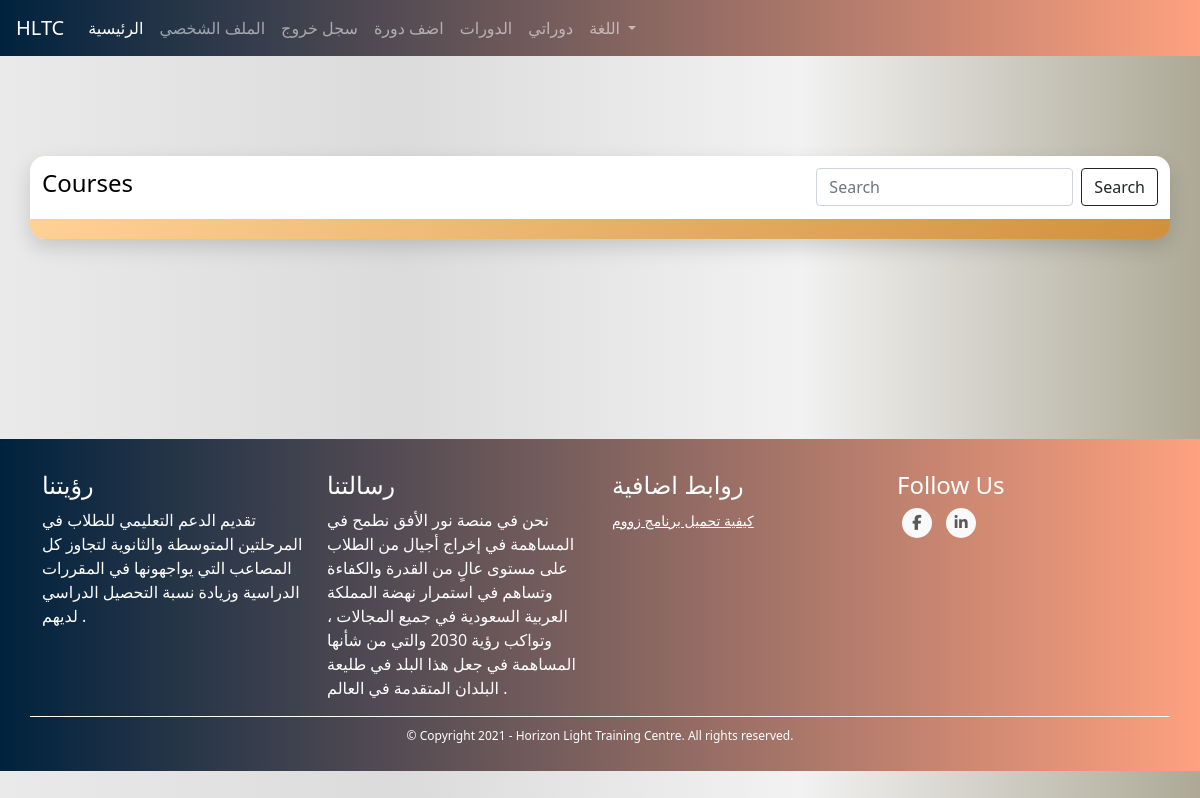
The app's page /courses (signed in), older data.
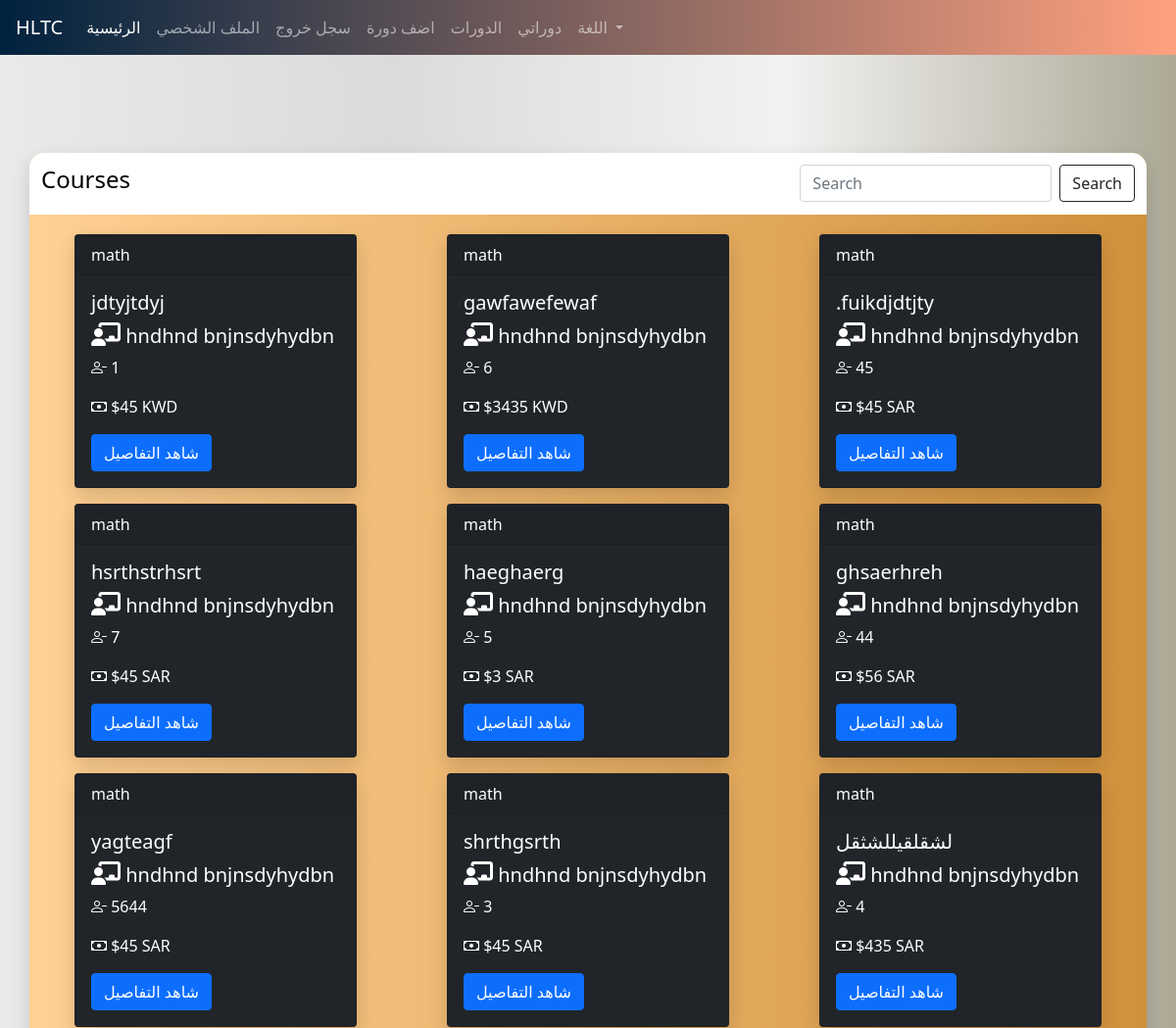
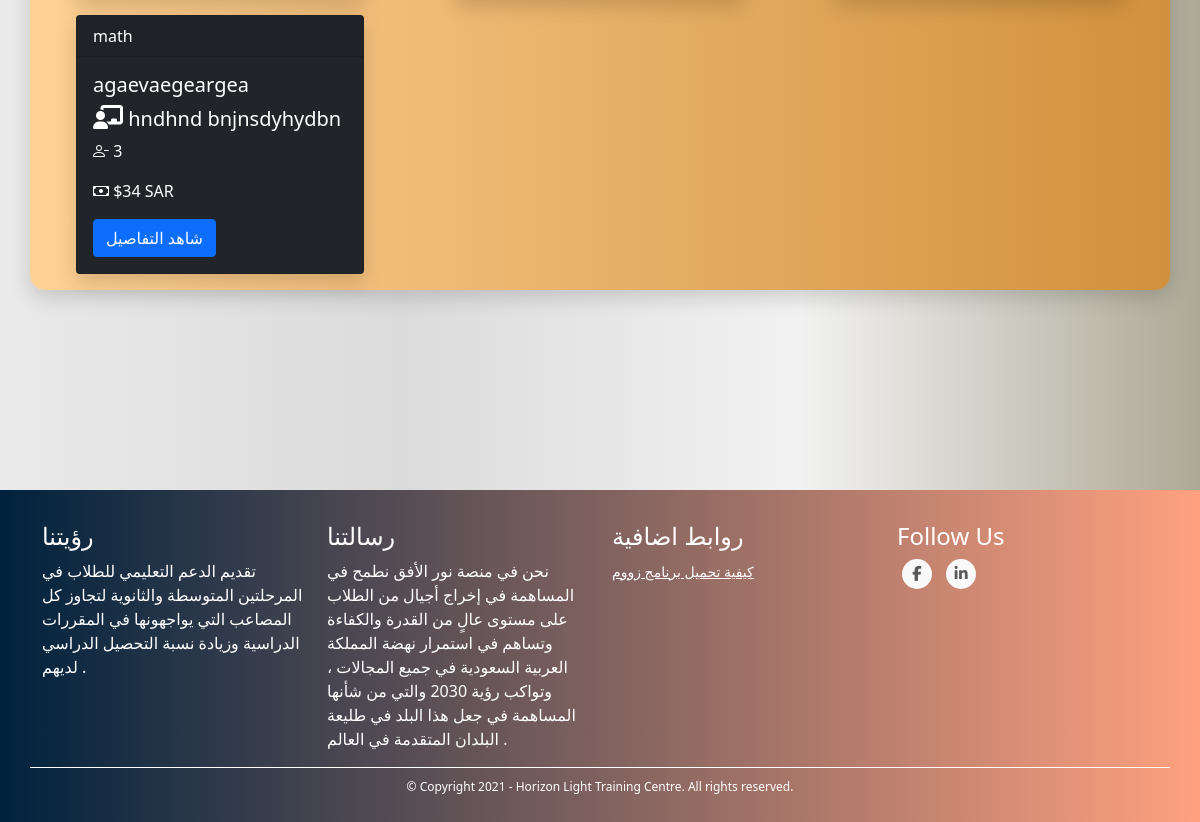
The same page, newer data (2 pictures, top to bottom).
### TUTOR/models.py (models this page shows, shortened)
class CourseModel(db.Model):
    id = db.Column(db.Integer, primary_key=True)
    name = db.Column(db.String(130), nullable=False)
    description = db.Column(db.String(1000), nullable=False)
    subject = db.Column(db.String(), nullable=False)
    price = db.Column(db.Integer, nullable=False)
    min_students = db.Column(db.Integer, nullable=False)
    max_students = db.Column(db.Integer, nullable=False)
    currency = db.Column(db.String(3), nullable=False)
    began = db.Column(db.Boolean, nullable=False, default=False)
    ended = db.Column(db.Boolean, nullable=False, default=False)
    course_type = db.Column(db.Integer, nullable=False) # 1 for start when min number # 2 for start with min and date
    _period = db.Column(db.Integer, nullable=True) # days
    _start_date = db.Column(db.DateTime, nullable=True)
    _end_date = db.Column(db.DateTime, nullable=True)
    links = db.Column(db.String(), nullable=False) # {"zoom": "link", ....}
    weekly_time_table_json  = db.Column(db.String(1000), nullable=False) # {"saturday": {"from": ..., "to": ...}, ...}
    _state = db.Column(db.String(), nullable=False, default=json.dumps({"state_code": 1, "state_string": "لم تبدأ بعد", "allowed_actions": ["join", "view", "start", "cancel"]})) # {"state_code": 2, "state_string": "قائم", "allowed_actions": ["view", "end"]} {"state_code": 3, "state_string": "انتهى", "allowed_actions": ["delete"]} {"state_code": 4, "state_string": "ملغي", "allowed_actions": ["delete"]}
    number_of_students_paid = db.Column(db.Integer, nullable=False, default=0)
    have_sent_first_payment_emails = db.Column(db.Boolean, nullable=False, default=False)
    created_by_admin = db.Column(db.Boolean, nullable=False)
    creation_date = db.Column(db.DateTime, nullable=False, default=datetime.utcnow)
    payment_model = db.relationship('PaymentModel', backref='course', uselist=False)
    tutor_data_model_id = db.Column(db.Integer, db.ForeignKey('tutor_data_model.id'),
        nullable=False)
    @property
    def number_of_participants(self):
        return len(self.students)
    @property
    def empty_seats(self):
        return self.max_students - self.number_of_participants
    def start(self):
        self.began = True
        self._state = json.dumps({"state_code": 2, "state_string": "قائم", "allowed_actions": ["view", "end", "cancel"]})
        if self.course_type == 1:
            now = datetime.date(datetime.utcnow())
            self._start_date = now
            self._end_date = now + timedelta(days=self.period)
        db.session.commit()
        for sdm in self.students: # the paymetn is when a student joins not when the course begins bcz the course wont begin if students didn't pay
            send_student_course_start_email(sdm.user, self)
        send_tutor_course_start_email(self.tutor.user, self)
        return True
    def end(self):
        self.ended = True
        self._state = json.dumps({"state_code": 3, "state_string": "انتهى", "allowed_actions": ["delete"]})
        db.session.commit()
        for sdm in self.students:
            send_student_course_ended_email(sdm.user, self)
        send_tutor_course_ended_email(self.tutor.user, self)
        return True
    def cancel(self):
        self._state = json.dumps({"state_code": 4, "state_string": "ملغي", "allowed_actions": ["delete"]})
        db.session.commit()
        self.payment_model.refund_all()
        for sdm in self.students:
            send_student_course_canceled_email(sdm.user, self)
        send_tutor_course_canceled_email(self.tutor.user, self)

class UserModel(db.Model, UserMixin):
    id = db.Column(db.Integer, primary_key=True)
    first_name = db.Column(db.String(128), nullable=False)
    last_name = db.Column(db.String(128), nullable=False)
    username = db.Column(db.String(20), unique=True, nullable=False)
    email = db.Column(db.String(256), unique=True, nullable=False)
    password = db.Column(db.String(255), nullable=False)
    user_type = db.Column(db.String(30), nullable=False)
    _gender = db.Column(db.Boolean, nullable=False, default=True)
    email_confirmation_code = db.Column(db.String(5), nullable=True)
    is_confirmed = db.Column(db.Boolean, nullable=False, default=False)
    creation_date = db.Column(db.DateTime, nullable=False, default=datetime.utcnow)
    admin_data_model = db.relationship('AdminDataModel', backref='user', uselist=False)
    tutor_data_model = db.relationship('TutorDataModel', backref='user', uselist=False)
    student_data_model = db.relationship('StudentDataModel', backref='user', uselist=False)
    @property
    def full_name(self):
        return self.first_name + " " + self.last_name

### TUTOR/COURSES/routes.py (the view)
@courses_blueprint.route("/courses")
@login_required([])
def courses():
    all_courses = CourseModel.query.all()
    return render_template("courses.html", all_courses=all_courses)

### TUTOR/COURSES/routes.py (called while the page is built)
@courses_blueprint.context_processor
def utility_processor():
    return dict(get_language_text=LngObj.get_language_text, get_current_page_language_list=LngObj.get_current_page_language_list, languages=LANGUAGES, admin_types=ADMIN_TYPES, settings=SiteSettingsModel.instance())

### TUTOR/models.py (called while the page is built)
@login_manager.user_loader
def load_user(user_id):
    return UserModel.query.get(int(user_id))

    @classmethod
    def instance(cls):
        return cls.query.get(1)

### TUTOR/utils/utils.py (called while the page is built)
def login_required(roles=[]):
	def wrapper(fn):
		@wraps(fn)
		def decorated_view(*args, **kwargs):
			if request.method in EXEMPT_METHODS:
				return fn(*args, **kwargs)
			elif current_app.login_manager._login_disabled:
				return fn(*args, **kwargs)
			elif not current_user.is_authenticated:
				return current_app.login_manager.unauthorized()
			role = current_user.user_type
			if ( (role not in roles) and (roles != []) ):
				return current_app.login_manager.unauthorized()
			return fn(*args, **kwargs)
		return decorated_view
	return wrapper

### TUTOR/templates/courses.html (shortened to what this page needs)
{% extends "template.html" %}
{% block content %}
    <link rel="stylesheet" href="{{ url_for('static', filename='css/courses.css') }}">
    <div class="container my-cont">
        <div class="row justify-content-center my-row filter-row">
          <nav class="navbar navbar-expand-lg my-courses-nav navbar-dark">
            <a class="navbar-brand"><h4>Courses</h4></a>
                  <div class="collapse navbar-collapse" id="navbarSupportedContent">
                    <form class="form-inline my-2 my-lg-0">
                      <input class="form-control mr-sm-2" type="search" placeholder="Search" aria-label="Search">
                      <button class="btn btn-outline-dark my-2 my-sm-0" type="submit">Search</button>
                    </form>
                  </div>
            </nav>
        </div>
        <div class="row my-row">
            {% for course in all_courses %}
                <div class="col-sm-4 my-col content-col">
                    <div class="card text-white bg-dark mb-3 my-card" style="max-width: 18rem;">
                        <div class="card-header">{{ course.subject }}</div>
                            <div class="card-body">
                                <h5 class="card-title">{{ course.name }}</h5>
                                <h5 class="card-title"><i class='fas fa-chalkboard-teacher' style='font-size:24px'></i> {{ course.tutor.user.full_name }}</h5>
                                <p class="card-text"><i class="bi bi-person-dash"></i> {{ course.empty_seats }}</p>
                                {% if current_user.user_type == "student" %}
                                  <p class="card-text"><i class="bi bi-cash"></i> ${{ course.price_for_student(current_user.student_data_mode) }} {{ course.currency }}  {% if course.has_discount_for_student(current_user.student_data_mode) %}عرض خاص{% endif %}</p>
                                  {% else %}
                                  <p class="card-text"><i class="bi bi-cash"></i> ${{ course.price }} {{ course.currency }}</p>
                                  {% endif %}
                                  <a href="{{ url_for('courses_blueprint.course', course_id=course.id) }}" class="btn btn-primary">شاهد التفاصيل</a>
                        </div>
                    </div>
                </div>
            {% endfor %}
        </div>
    </div>
{% endblock %}

Row changes from the older to the newer data that the page shows:
added CourseModel: subject "math", name "jdtyjtdyj", tutor.user.full_name "hndhnd bnjnsdyhydbn", empty_seats "1", price "45", currency "KWD"
added CourseModel: subject "math", name "gawfawefewaf", tutor.user.full_name "hndhnd bnjnsdyhydbn", empty_seats "6", price "3435", currency "KWD"
added CourseModel: subject "math", name ".fuikdjdtjty", tutor.user.full_name "hndhnd bnjnsdyhydbn", empty_seats "45", price "45", currency "SAR"
added CourseModel: subject "math", name "hsrthstrhsrt", tutor.user.full_name "hndhnd bnjnsdyhydbn", empty_seats "7", price "45", currency "SAR"
added CourseModel: subject "math", name "haeghaerg", tutor.user.full_name "hndhnd bnjnsdyhydbn", empty_seats "5", price "3", currency "SAR"
added CourseModel: subject "math", name "ghsaerhreh", tutor.user.full_name "hndhnd bnjnsdyhydbn", empty_seats "44", price "56", currency "SAR"
added CourseModel: subject "math", name "yagteagf", tutor.user.full_name "hndhnd bnjnsdyhydbn", empty_seats "5644", price "45", currency "SAR"
added CourseModel: subject "math", name "shrthgsrth", tutor.user.full_name "hndhnd bnjnsdyhydbn", empty_seats "3", price "45", currency "SAR"
added CourseModel: subject "math", name "لشقلقيللشثقل", tutor.user.full_name "hndhnd bnjnsdyhydbn", empty_seats "4", price "435", currency "SAR"
added CourseModel: subject "math", name "agaevaegeargea", tutor.user.full_name "hndhnd bnjnsdyhydbn", empty_seats "3", price "34", currency "SAR"
